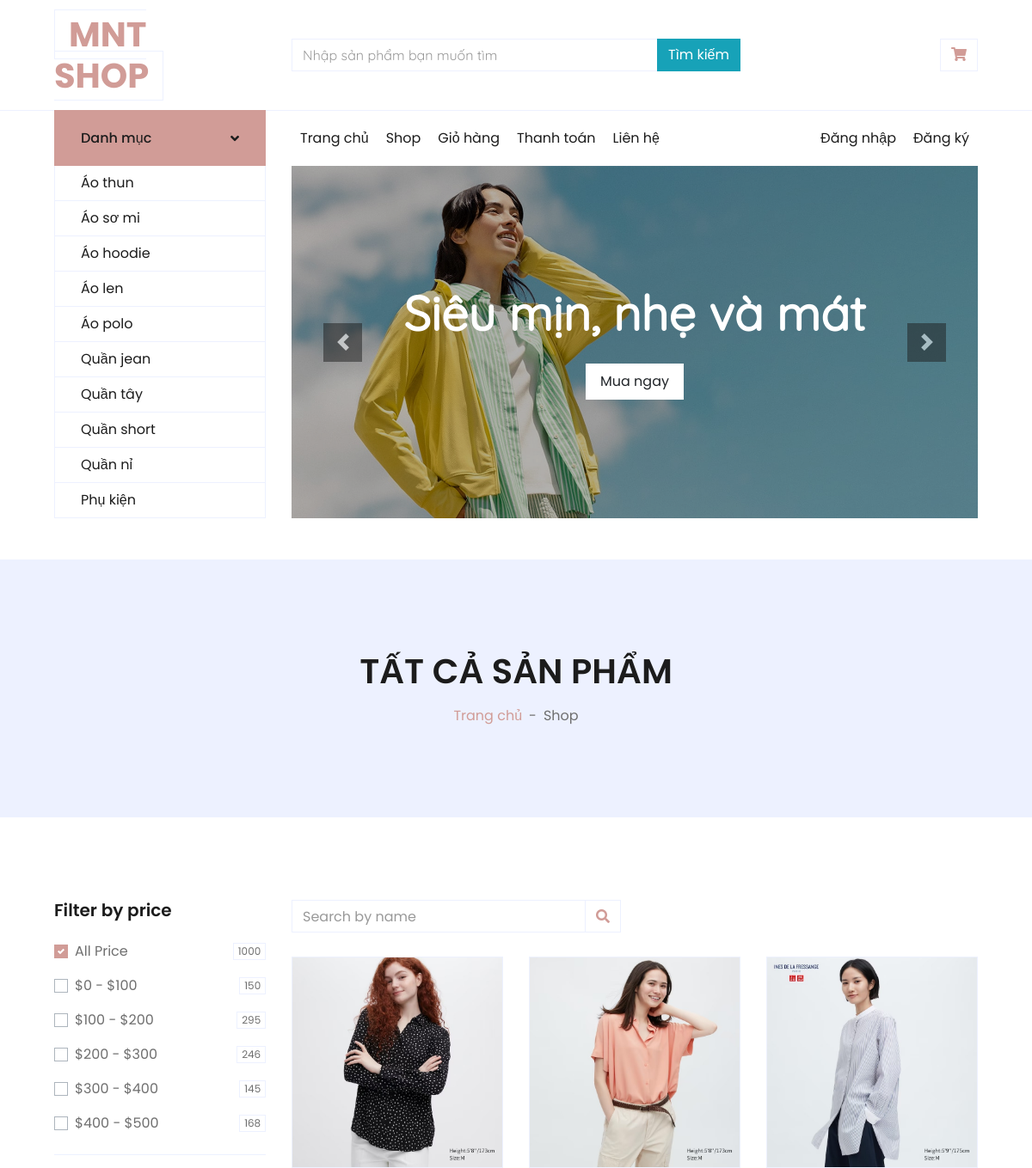
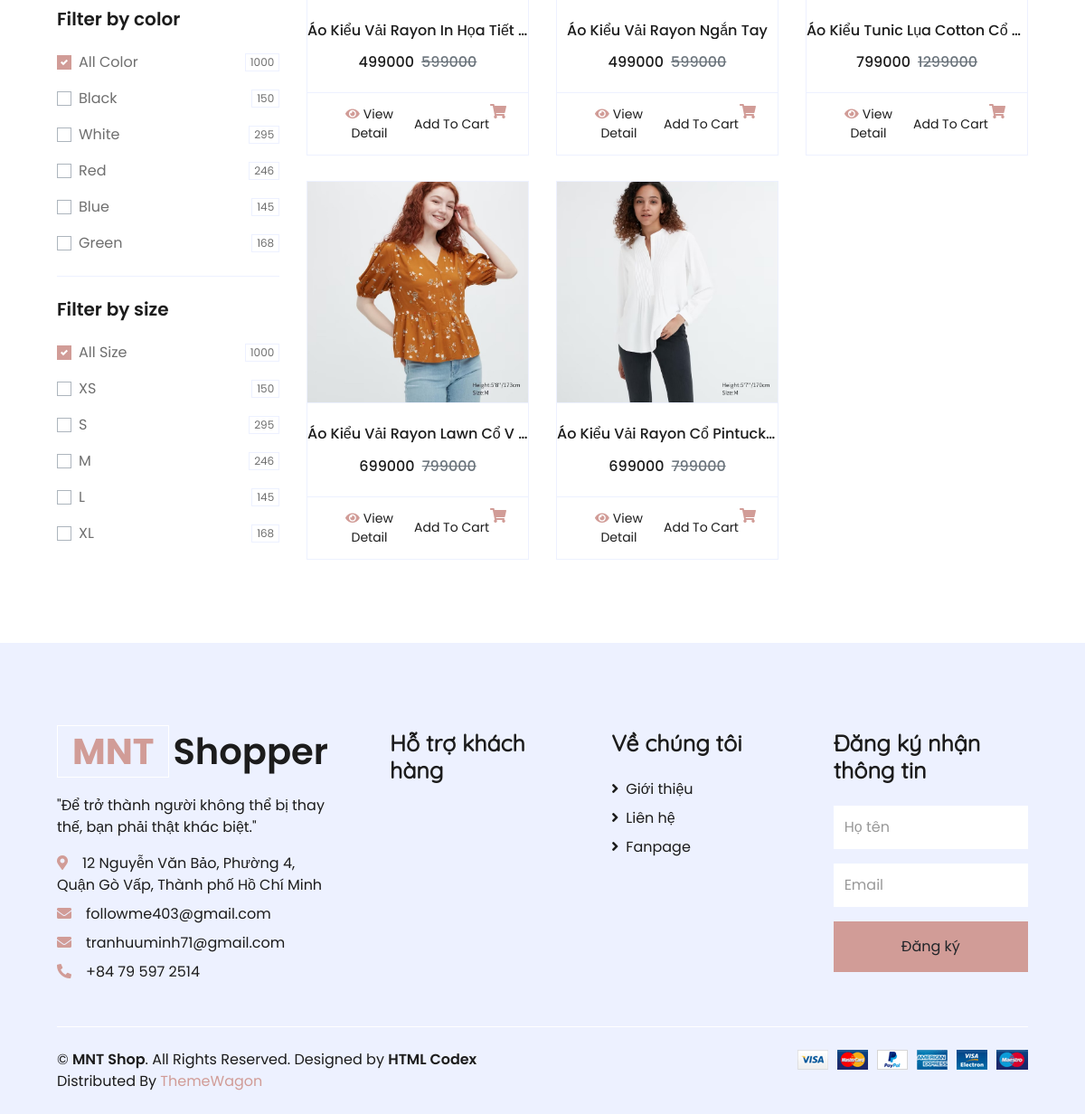
Page /index.php?pg=Shop&id_category=4 on the committed database (2 pictures, top to bottom).
### tables this page shows
CREATE TABLE `tbl_category` (
  `id_category` int(11) NOT NULL auto_increment,
  `name` varchar(100) NOT NULL,
  PRIMARY KEY  (`id_category`)
);

CREATE TABLE `tbl_product` (
  `id` int(11) NOT NULL auto_increment,
  `id_category` int(11) NOT NULL,
  `title` varchar(255) NOT NULL,
  `quantity` int(4) NOT NULL,
  `price` int(11) NOT NULL,
  `discount` int(11) NOT NULL,
  `image` varchar(255) NOT NULL,
  `description` text NOT NULL,
  PRIMARY KEY  (`id`),
  KEY `id_category` (`id_category`)
);

### cls/func.php (the view, shortened to what this page needs)
<?php
class shopfunc
{
    public function connect()
    {
        $con = mysqli_connect("localhost", "admin", "123456", "shop");
        if (!$con) {
            die("Khong ket noi duoc den CSDL");
            exit();
        } else {
            mysqli_set_charset($con, "utf8");
            return $con;
        }
    }
    public function xuatdanhmuc($sql)
    {
        $link = $this->connect();
        $ketqua = mysqli_query($link, $sql);
        $i = mysqli_num_rows($ketqua);
        if ($i > 0) {
            while ($row = mysqli_fetch_array($ketqua)) {
                $id = $row['id_category'];
                $name = $row['name'];
                echo '<a href="index.php?pg=Shop&id_category=' . $id . '" class="nav-item nav-link">' . $name . '</a>';
            }
        } else {
            echo 'Không có dữ liệu!!';
        }
    }
    public function xuatshop($sql)
    {
        $link = $this->connect();
        $ketqua = mysqli_query($link, $sql);
        $i = mysqli_num_rows($ketqua);
        if ($i > 0) {
            while ($row = mysqli_fetch_array($ketqua)) {
                $id = $row['id'];
                $title = $row['title'];
                $price = $row['price'];
                $discount = $row['discount'];
                $img = $row['image'];
                echo '     <div class="col-lg-4 col-md-6 col-sm-12 pb-1">
							<form action="index.php?pg=cart" method="post">
                        <div class="card product-item border-0 mb-4">
                            <div class="card-header product-img position-relative overflow-hidden bg-transparent border p-0">
                                <img class="img-fluid w-100" src="img/' . $img . '" alt="">
                            </div>
                            <div class="card-body border-left border-right text-center p-0 pt-4 pb-3">
                                <h6 class="text-truncate mb-3">' . $title . '</h6>
                                <div class="d-flex justify-content-center">
                                    <h6>' . $discount . '</h6><h6 class="text-muted ml-2"><del>' . $price . '</del></h6>
                                </div>
                            </div>
                            <div class="card-footer d-flex justify-content-between bg-light border">
                                <a href="index.php?pg=Detail&id=' . $id . '" class="btn btn-sm text-dark p-0"><i class="fas fa-eye text-primary mr-1"></i>View Detail</a>
								<input type="hidden" name="quantity" value="1">
				<input type="hidden" name="title" value="' . $title . '">
				<input type="hidden" name="id" value="' . $id . '">
				<input type="hidden" name="discount" value="' . $discount . '">
					<input type="hidden" name="image" value="img/' . $img . '">
                                <input type="submit" name="themgiohang" value="Add To Cart" class="btn btn-sm text-dark p-0"><i class="fas fa-shopping-cart text-primary mr-1"></i>
                            </div>
                        </div>
						</form>
                    </div>';
            }
        } else {
            echo 'Không có dữ liệu!!';
        }
    }
}
?>

### rows in the picture
tbl_category: name "Áo thun"
tbl_category: name "Áo sơ mi"
tbl_category: name "Áo hoodie"
tbl_category: name "Áo len"
tbl_category: name "Áo polo"
tbl_category: name "Quần jean"
tbl_category: name "Quần tây"
tbl_category: name "Quần short"
tbl_category: name "Quần nỉ"
tbl_category: name "Phụ kiện"
tbl_product: image (picture), title "Áo Kiểu Vải Rayon In Họa Tiết…", discount "499000", price "599000"
tbl_product: image (picture), title "Áo Kiểu Vải Rayon Ngắn Tay", discount "499000", price "599000"
tbl_product: image (picture), title "Áo Kiểu Tunic Lụa Cotton Cổ…", discount "799000", price "1299000"
tbl_product: image (picture), title "Áo Kiểu Vải Rayon Lawn Cổ V…", discount "699000", price "799000"
tbl_product: image (picture), title "Áo Kiểu Vải Rayon Cổ Pintuck…", discount "699000", price "799000"
